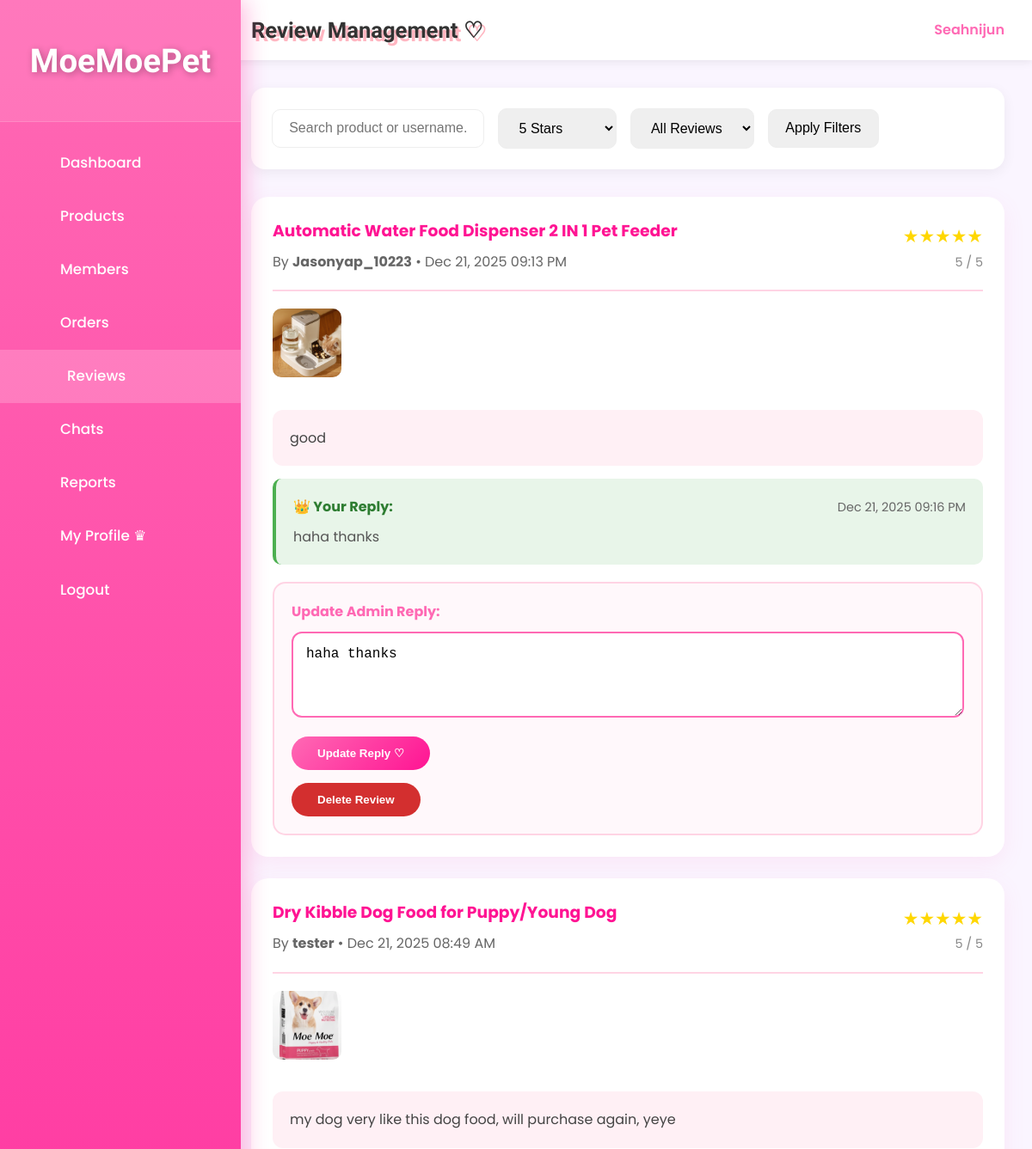
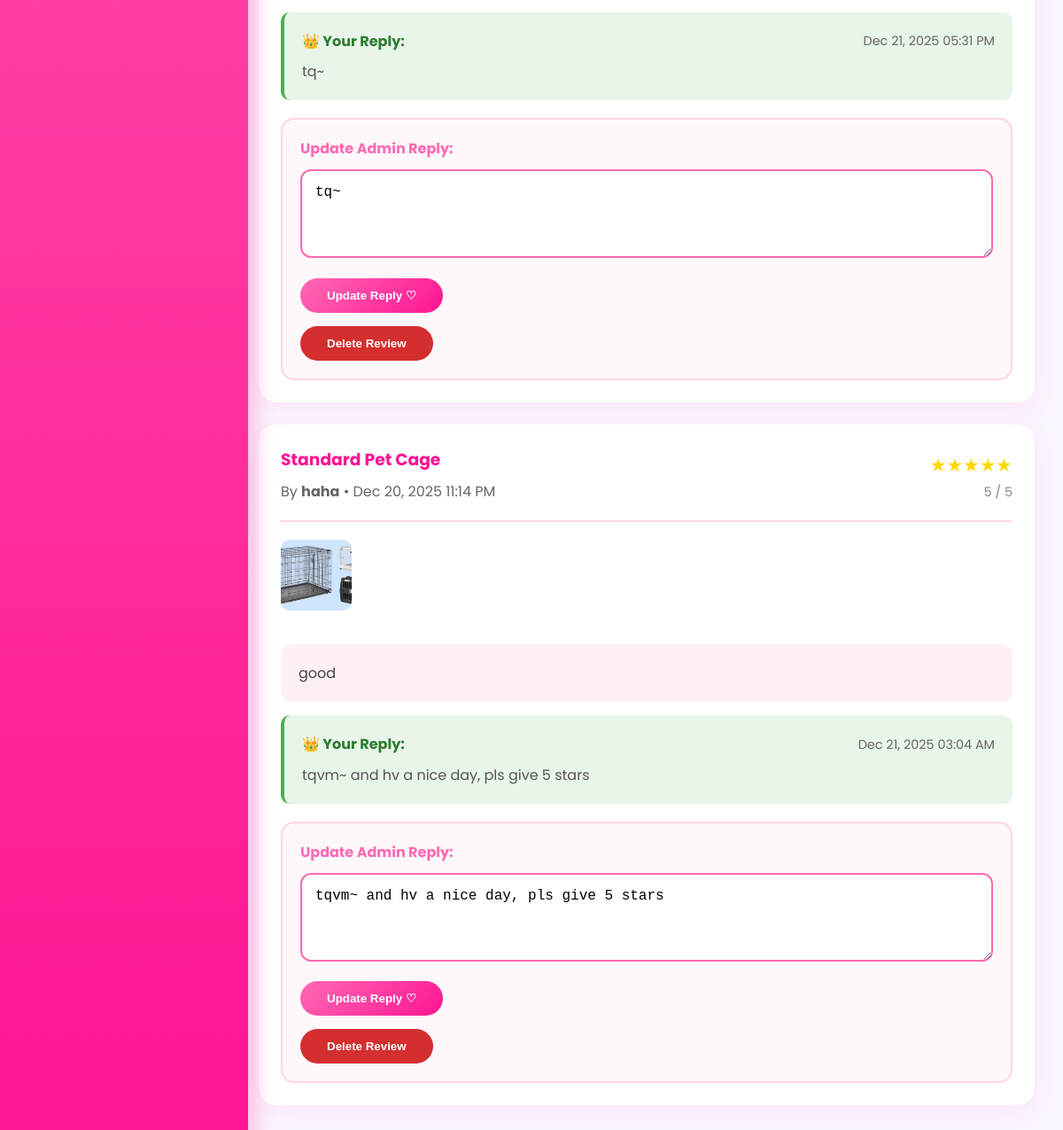
The app's page /admin/review_list.php?rating=5 (signed in) with its own data (2 pictures, top to bottom).
### tables this page shows
CREATE TABLE `product_reviews` (
  `review_id` int(11) NOT NULL,
  `product_id` int(11) NOT NULL,
  `user_id` int(11) NOT NULL,
  `order_id` int(11) NOT NULL,
  `rating` tinyint(1) NOT NULL CHECK (`rating` >= 1 and `rating` <= 5),
  `review_text` text DEFAULT NULL,
  `review_date` datetime NOT NULL DEFAULT current_timestamp(),
  `updated_at` datetime DEFAULT NULL ON UPDATE current_timestamp(),
  `is_verified_purchase` tinyint(1) DEFAULT 1,
  `admin_reply` text DEFAULT NULL,
  `admin_reply_date` datetime DEFAULT NULL
);

CREATE TABLE `product` (
  `product_id` int(11) NOT NULL,
  `product_code` varchar(20) NOT NULL,
  `product_name` varchar(200) NOT NULL,
  `description` text DEFAULT NULL,
  `price` decimal(10,2) NOT NULL,
  `stock_quantity` int(11) DEFAULT 0,
  `category_id` int(11) NOT NULL,
  `is_active` tinyint(1) DEFAULT 1,
  `created_at` datetime DEFAULT current_timestamp(),
  `updated_at` datetime DEFAULT current_timestamp() ON UPDATE current_timestamp(),
  `photo_name` varchar(255) NOT NULL,
  `average_rating` decimal(3,2) DEFAULT 0.00,
  `review_count` int(11) DEFAULT 0
);

CREATE TABLE `users` (
  `id` int(11) NOT NULL,
  `username` varchar(50) NOT NULL,
  `email` varchar(100) NOT NULL,
  `phone` varchar(20) NOT NULL,
  `home_address` varchar(255) NOT NULL,
  `password` varchar(255) NOT NULL,
  `reset_token` varchar(255) DEFAULT NULL,
  `reset_token_expiry` datetime DEFAULT NULL,
  `role` enum('member','admin') NOT NULL DEFAULT 'member',
  `created_at` datetime DEFAULT current_timestamp(),
  `profile_pic` varchar(255) DEFAULT NULL,
  `locked` tinyint(1) DEFAULT 0,
  `lock_reason` varchar(255) DEFAULT NULL,
  `locked_at` datetime DEFAULT NULL
);

### _base.php (called while the page is built, shortened)
<?php
function encode($value) {
    return htmlentities($value);
}
?>

### admin/review_list.php (the view, shortened to what this page needs)
<?php
require '../_base.php';
$page = max(1, (int)($_GET['page'] ?? 1));
$limit = 10;
$offset = ($page - 1) * $limit;
$filter_rating = $_GET['rating'] ?? 'all';
$filter_replied = $_GET['replied'] ?? 'all';
$search = trim($_GET['search'] ?? '');
$where = 'WHERE 1=1';
$params = [];
if ($filter_rating !== 'all') {
    $where .= ' AND r.rating = ?';
    $params[] = (int)$filter_rating;
}
$sql = "
    SELECT r.*, p.product_name, p.photo_name, u.username
    FROM product_reviews r
    JOIN product p ON r.product_id = p.product_id
    JOIN users u ON r.user_id = u.id
    $where
    ORDER BY r.review_date DESC
    LIMIT $limit OFFSET $offset
";
$stmt = $_db->prepare($sql);
$stmt->execute($params);
$reviews = $stmt->fetchAll();
?>
<!DOCTYPE html>
<html lang="en">
<head>
    <link rel="stylesheet" href="/css/app.css">
</head>
<body>
<div class="admin-layout">
    <aside class="admin-sidebar">
        <div class="logo"><h2>MoeMoePet</h2></div>
        <ul>
            <li><a href="/admin.php"><i class="fas fa-tachometer-alt"></i> Dashboard</a></li>
            <li><a href="/admin/product_list.php"><i class="fas fa-box"></i> Products</a></li>
            <li><a href="/admin/member_list.php"><i class="fas fa-users"></i> Members</a></li>
            <li><a href="/admin/order_list.php"><i class="fas fa-shopping-cart"></i> Orders</a></li>
            <li><a href="/admin/review_list.php" class="active"><i class="fas fa-star"></i> Reviews</a></li>
            <li><a href="/admin/chat_list.php"><i class="fas fa-comments"></i> Chats</a></li>
            <li><a href="/admin/report.php"><i class="fas fa-chart-bar"></i> Reports</a></li>
            <li><a href="/admin/profile.php"><i class="fas fa-user-cog"></i> My Profile ♛</a></li>
            <li><a href="/logout.php"><i class="fas fa-sign-out-alt"></i> Logout</a></li>
        </ul>
    </aside>
    <main class="admin-main">
        <header class="admin-header">
            <h1>Review Management ♡</h1>
            <div class="admin-user">
                <span><?= encode($_SESSION['user']) ?></span>
            </div>
        </header>
        <div class="toolbar">
            <input type="text" name="search" placeholder="Search product or username..." value="<?= encode($search) ?>">
            <select name="rating">
                <option value="5" <?= $filter_rating === '5' ? 'selected' : '' ?>>5 Stars</option>
            </select>
            <select name="replied">
                <option value="all" <?= $filter_replied === 'all' ? 'selected' : '' ?>>All Reviews</option>
            </select>
            <button onclick="applyFilters()">Apply Filters</button>
        </div>
        <div style="margin-top: 30px;">
            <?php if (empty($reviews)): ?>
                <div style="text-align: center; padding: 80px; color: #999;">
                    <div style="font-size: 5rem; margin-bottom: 20px;">💭</div>
                    <p style="font-size: 1.3rem;">No reviews found~</p>
                </div>
            <?php else: ?>
                <?php foreach ($reviews as $review): ?>
                <div class="review-card">
                    <div class="review-header">
                        <div>
                            <h3 style="color: #ff1493; margin: 0 0 8px 0;"><?= encode($review->product_name) ?></h3>
                            <p style="margin: 5px 0; color: #666;">
                                By <strong><?= encode($review->username) ?></strong> •
                                <?= date('M d, Y h:i A', strtotime($review->review_date)) ?>
                            </p>
                        </div>
                        <div style="text-align: right;">
                            <div class="stars">
                                <?php for ($i = 0; $i < $review->rating; $i++) echo '★'; ?>
                            </div>
                            <span style="color: #888; font-size: 0.9rem;">
                                <?= $review->rating ?> / 5
                            </span>
                        </div>
                    </div>
                    <?php if ($review->photo_name): ?>
                        <img src="/admin/uploads/products/<?= encode($review->photo_name) ?>"
                             style="width: 80px; height: 80px; object-fit: cover; border-radius: 10px; margin-bottom: 15px;">
                    <?php endif; ?>
                    <?php if ($review->review_text): ?>
                        <div style="background: #fff0f5; padding: 20px; border-radius: 12px; margin: 15px 0; line-height: 1.6;">
                            <?= nl2br(encode($review->review_text)) ?>
                        </div>
                    <?php else: ?>
                        <p style="color: #999; font-style: italic;">No review text provided</p>
                    <?php endif; ?>
                    <?php if ($review->admin_reply): ?>
                        <div class="admin-reply-box">
                            <div style="display: flex; justify-content: space-between; align-items: center; margin-bottom: 10px;">
                                <strong style="color: #2e7d32;">👑 Your Reply:</strong>
                                <span style="color: #666; font-size: 0.9rem;">
                                    <?= date('M d, Y h:i A', strtotime($review->admin_reply_date)) ?>
                                </span>
                            </div>
                            <p style="margin: 0; color: #555; line-height: 1.5;">
                                <?= nl2br(encode($review->admin_reply)) ?>
                            </p>
                        </div>
                    <?php endif; ?>
                    <div class="reply-form">
                        <form method="post">
                            <label style="display: block; font-weight: bold; color: #ff69b4; margin-bottom: 10px;">
                                <?= $review->admin_reply ? 'Update' : 'Add' ?> Admin Reply:
                            </label>
                            <textarea name="admin_reply" placeholder="Write your reply to this review... ♡"><?= encode($review->admin_reply ?? '') ?></textarea>
                            <div style="margin-top: 15px;">
                                <button type="submit"
                                    style="padding: 12px 30px; background: linear-gradient(135deg, #ff69b4, #ff1493); color: white; border: none; border-radius: 25px; font-weight: bold; cursor: pointer;">
                                <?= $review->admin_reply ? 'Update Reply' : 'Post Reply' ?> ♡
                                </button>
                            </div>
                        </form>
                        <form method="post" style="margin-top: 15px;"
                                onsubmit="return confirm('Delete this review permanently? This cannot be undone!');">
                            <button type="submit"
                                    style="padding: 12px 30px; background: #d32f2f; color: white; border: none; border-radius: 25px; font-weight: bold; cursor: pointer;">
                                Delete Review
                            </button>
                        </form>
                    </div>
                </div>
                <?php endforeach; ?>
            <?php endif; ?>
        </div>
    </main>
</div>
</body>
</html>

### admin/review_list.php (style rules this page uses)
.review-card { background: white; border-radius: 20px; padding: 25px; margin-bottom: 25px; box-shadow: 0 8px 25px rgba(255,105,180,0.1); }
.review-header { display: flex; justify-content: space-between; align-items: center; margin-bottom: 20px; padding-bottom: 15px; border-bottom: 2px solid #ffd4e4; }
.stars { color: #ffd700; font-size: 1.3rem; }
.reply-form { margin-top: 20px; padding: 20px; background: #fff8fb; border-radius: 15px; border: 2px solid #ffd4e4; }
.reply-form textarea { width: 100%; padding: 15px; border: 2px solid #ff69b4; border-radius: 12px; font-size: 1rem; resize: vertical; min-height: 100px; }
.admin-reply-box { margin-top: 15px; padding: 20px; background: #e8f5e9; border-left: 4px solid #4caf50; border-radius: 10px; }

### records on screen
product_reviews: product.product_name "Automatic Water Food Dispenser 2 IN 1 Pet Feeder", user.username "Jasonyap_10223", review_date "Dec 21, 2025 09:13 PM", rating "5", product.photo_name (picture), review_text "good", admin_reply_date "Dec 21, 2025 09:16 PM", admin_reply "haha thanks", shows "Update", shows "Update Reply"
product_reviews: product.product_name "Dry Kibble Dog Food for Puppy/Young Dog", user.username "tester", review_date "Dec 21, 2025 08:49 AM", rating "5", product.photo_name (picture), review_text "my dog very like this dog food, will purchase again, yeye", admin_reply_date "Dec 21, 2025 05:31 PM", admin_reply "tq~", shows "Update", shows "Update Reply"
product_reviews: product.product_name "Standard Pet Cage", user.username "haha", review_date "Dec 20, 2025 11:14 PM", rating "5", product.photo_name (picture), review_text "good", admin_reply_date "Dec 21, 2025 03:04 AM", admin_reply "tqvm~ and hv a nice day, pls give 5 stars", shows "Update", shows "Update Reply"

### other values on screen
encode($_SESSION['user']) "Seahnijun"
